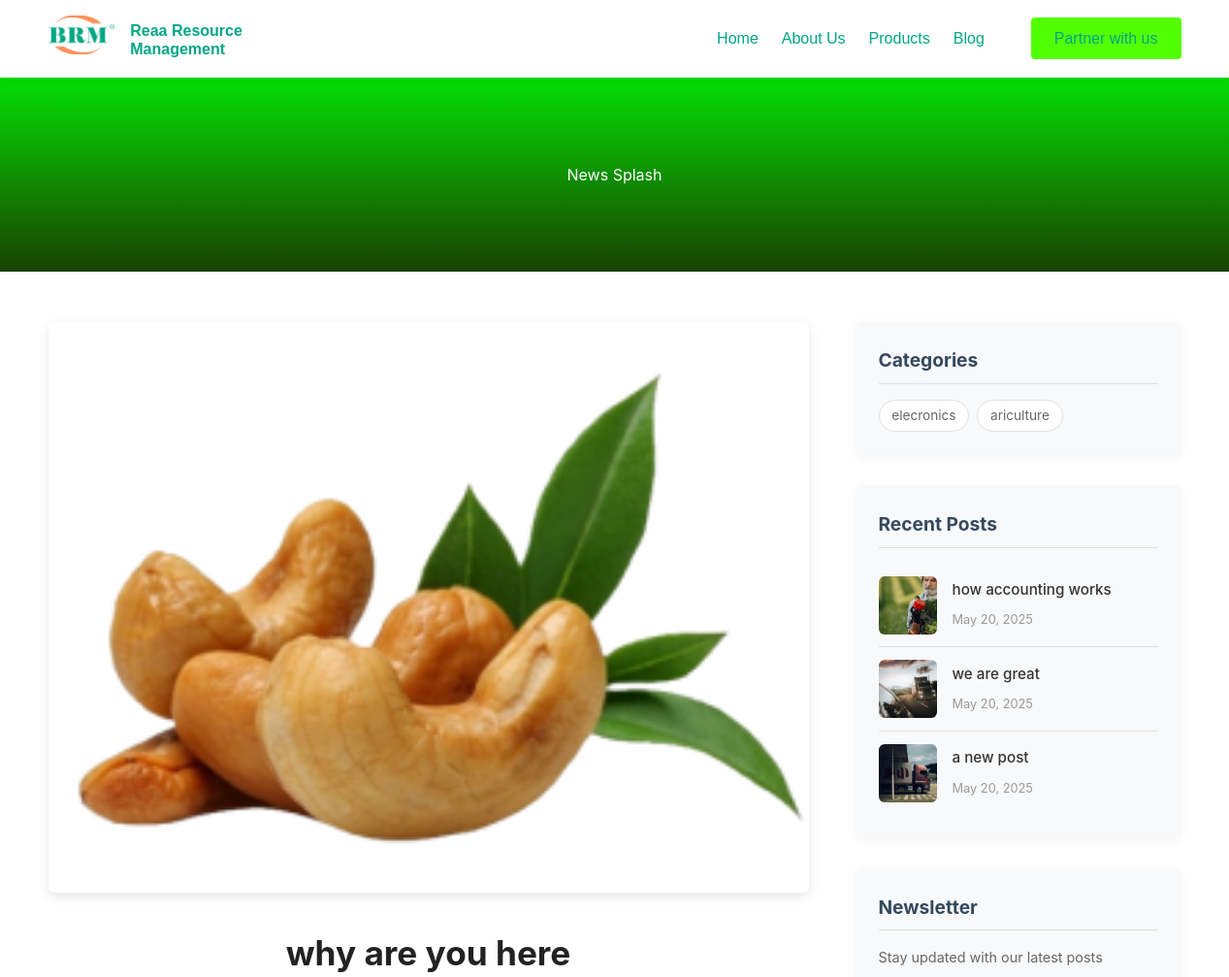
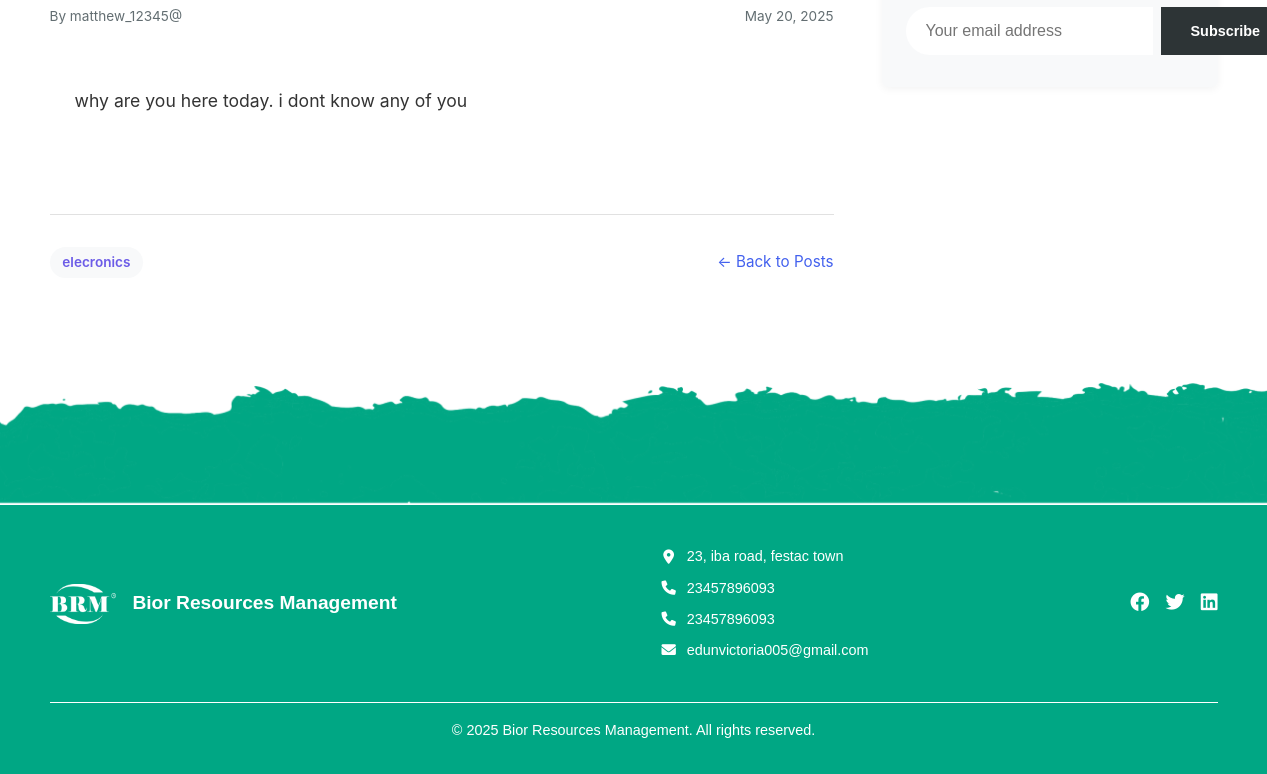
Page /blog/post/why-are-you-here/ on the committed database (2 pictures, top to bottom).
### rearm/models.py (models this page shows, shortened)
class Navbar(models.Model):
    logo = models.ImageField(upload_to='navbar/')  # Stores in `media/navbar/`
    site_name = models.CharField(max_length=100)
    def logo_preview(self):
        if self.logo:
            return mark_safe(f'<img src="{self.logo.url}" width="50" />')
        return "No Logo"
    logo_preview.short_description = 'Preview'

class CompanyInfo(models.Model):
    name = models.CharField(max_length=100)
    logo = models.ImageField(upload_to='company/')
    address = models.TextField()
    phone_number_1 = models.CharField(max_length=20)
    phone_number_2 = models.CharField(max_length=20, blank=True, null=True)
    email = models.EmailField()
    class Meta:
        verbose_name_plural = "Company Info"

class SocialMedia(models.Model):
    PLATFORMS = [
        ('facebook', 'Facebook'),
        ('twitter', 'Twitter'),
        ('instagram', 'Instagram'),
        ('linkedin', 'LinkedIn'),
        ('youtube', 'YouTube'),
    ]
    company = models.ForeignKey(CompanyInfo, on_delete=models.CASCADE, related_name='social_media')
    platform = models.CharField(max_length=20, choices=PLATFORMS)
    url = models.URLField()
    def icon_class(self):
        return f"fab fa-{self.platform}"

### blog/models.py (models this page shows, shortened)
class Post(models.Model):
    title = models.CharField(max_length=200)
    slug = models.SlugField(unique=True, max_length=200)
    author = models.ForeignKey(User, on_delete=models.CASCADE)
    content = CKEditor5Field('Text', config_name='extends')
    featured_image = models.ImageField(upload_to='blog_images/', blank=True, null=True)
    categories = models.ManyToManyField(Category)
    created_at = models.DateTimeField(auto_now_add=True)
    updated_at = models.DateTimeField(auto_now=True)
    is_published = models.BooleanField(default=False)
    class Meta:
        ordering = ['-created_at']
    def get_absolute_url(self):
        return reverse('post_detail', kwargs={'slug': self.slug})

class Category(models.Model):
    name = models.CharField(max_length=100)
    slug = models.SlugField(unique=True)

### blog/views.py (the view)
# urls.py: path('post/<slug:slug>/', PostDetailView.as_view(), name='post_detail'),
class PostDetailView(DetailView):
    model = Post
    template_name = 'blog/post_detail.html'
    context_object_name = 'post'
    def get_context_data(self, **kwargs):
        context = super().get_context_data(**kwargs)
        context['recent_posts'] = Post.objects.filter(is_published=True).exclude(
            id=self.object.id
        ).order_by('-created_at')[:5]
        context['categories'] = Category.objects.all()
        context['newsletter_form'] = NewsletterForm()
        context['contact_form'] = ContactForm()
        return context

### blog/forms.py
class NewsletterForm(forms.ModelForm):
    class Meta:
        model = NewsletterSubscriber
        fields = ['email']
        widgets = {
            'email': forms.EmailInput(attrs={
                'placeholder': 'Your email address',
                'class': 'form-control'
            })
        }

class ContactForm(forms.ModelForm):
    class Meta:
        model = ContactMessage
        fields = ['name', 'email', 'message']
        widgets = {
            'name': forms.TextInput(attrs={'class': 'form-control'}),
            'email': forms.EmailInput(attrs={'class': 'form-control'}),
            'message': forms.Textarea(attrs={
                'class': 'form-control',
                'rows': 4
            }),
        }

### rearm/context_processors.py (called while the page is built)
def global_context(request):
    context = {}
    context['navbar'] = Navbar.objects.first()
    context['hero_sections'] = {
        hero.page: hero for hero in HeroSection.objects.all()
    } if HeroSection.objects.exists() else {}
    context['company'] = CompanyInfo.objects.first()
    context['current_year'] = datetime.now().year
    return context

### blog/templates/blog/post_detail.html (shortened to what this page needs)
{% extends "base.html" %}
{% load static %}
{% block content %}
<div class="news-splash">News Splash</div>
<div class="post-detail-container">
    <main class="post-main-content">
        <article class="post-article">
            {% if post.featured_image %}
            <img src="{{ post.featured_image.url }}" alt="{{ post.title }}" class="post-featured-image">
            {% endif %}
            <header class="post-header">
                <h1 class="post-title">{{ post.title }}</h1>
                <div class="post-meta">
                    <span class="post-author">By {{ post.author }}</span>
                    <span class="post-date">{{ post.created_at|date:"F j, Y" }}</span>
                </div>
            </header>
            <div class="post-content">
                {{ post.content|safe }}
            </div>
            <footer class="post-footer">
                <div class="post-categories">
                    {% for category in post.categories.all %}
                    <a href="{% url 'category_posts' category.slug %}" class="post-category">{{ category.name }}</a>
                    {% endfor %}
                </div>
                <a href="{% url 'post_list' %}" class="back-link">&larr; Back to Posts</a>
            </footer>
        </article>
    </main>
    <aside class="post-sidebar">
        <section class="sidebar-section categories">
            <h2 class="sidebar-title">Categories</h2>
            <div class="category-tags">
                {% for category in categories %}
                <a href="{% url 'category_posts' category.slug %}" class="category-tag">{{ category.name }}</a>
                {% endfor %}
            </div>
        </section>
        <section class="sidebar-section recent-posts">
            <h2 class="sidebar-title">Recent Posts</h2>
            <ul class="recent-posts-list">
                {% for recent in recent_posts %}
                <li class="recent-post">
                    <a href="{{ recent.get_absolute_url }}" class="recent-post-link">
                        {% if recent.featured_image %}
                        <img src="{{ recent.featured_image.url }}" alt="{{ recent.title }}" class="recent-post-image">
                        {% endif %}
                        <div class="recent-post-info">
                            <h3 class="recent-post-title">{{ recent.title }}</h3>
                            <span class="recent-post-date">{{ recent.created_at|date:"M j, Y" }}</span>
                        </div>
                    </a>
                </li>
                {% endfor %}
            </ul>
        </section>
        <section class="sidebar-section newsletter">
            <h2 class="sidebar-title">Newsletter</h2>
            <p class="sidebar-text">Stay updated with our latest posts</p>
            <form class="newsletter-form" id="newsletterForm" method="post" action="{% url 'subscribe_newsletter' %}">
                <input type="email" name="email" placeholder="Your email address" required>
                <button type="submit">Subscribe</button>
            </form>
        </section>
    </aside>
</div>
{% endblock %}

### templates/includes/navbar.html (shortened to what this page needs)
{% load static %}
<nav class="navbar">
  <div class="navbar-container">
    <div class="brand-wrapper">
      {% if navbar %}
        <a href="/" class="navbar-brand">
          <img src="{{ navbar.logo.url }}" alt="{{ navbar.site_name }}" class="logo">
          <span class="site-name">{{ navbar.site_name }}</span>
        </a>
      {% else %}
        <a href="/" class="navbar-brand">
          <img src="{% static 'images/default-logo.png' %}" alt="Default Logo" class="logo">
          <span class="site-name">My Site</span>
        </a>
      {% endif %}
    </div>
    <div class="navbar-links" id="main-nav-links">
      <div class="nav-center">
        <a href="/">Home</a>
        <a href="/about">About Us</a>
        <a href="{% url 'product_list' %}">Products</a>
        <a href="{% url 'post_list_all' %}">Blog</a>
      </div>
      <div class="nav-right">
        <a href="#" class="contact-modal-btn">Partner with us</a>
     </div>
    </div>
  </div>
</nav>

### templates/includes/footer.html
{% load static %}
<div class="footer-grunge">
  <img src="{% static 'img/footerGrunge.png' %}" alt="">
</div>
<footer class="simple-footer">
  <div class="container">
        <div class="footer-content">
            <div class="footer-brand">
                {% if company.logo %}
                <img src="{{ company.logo.url }}" alt="{{ company.name }} Logo" class="footer-logo">
                {% endif %}
                <h3>{{ company.name }}</h3>
            </div>
            <div class="footer-contact">
                <p><i class="fas fa-map-marker-alt"></i> {{ company.address }}</p>
                <p><i class="fas fa-phone"></i> {{ company.phone_number_1 }}</p>
                {% if company.phone_number_2 %}
                <p><i class="fas fa-phone"></i> {{ company.phone_number_2 }}</p>
                {% endif %}
                <p><i class="fas fa-envelope"></i> {{ company.email }}</p>
            </div>
            <div class="footer-social">
                {% for social in company.social_media.all %}
                <a href="{{ social.url }}" target="_blank" rel="noopener noreferrer" aria-label="{{ social.get_platform_display }}">
                <i class="{{ social.icon_class }}"></i>
                </a>
                {% endfor %}
            </div>
        </div>
        <div class="footer-copyright">
        <p>&copy; {{ current_year }} {{ company.name }}. All rights reserved.</p>
        </div>
  </div>
</footer>

### blog/static/blog/css/main.css (style rules this page uses)
body { font-family: Arial, sans-serif; margin: 0; padding: 0; background: #f4f4f4; }
.container { max-width: 1200px; margin: 2rem auto; padding: 1rem; }
h1 { margin-bottom: 1.5rem; font-size: 2rem; text-align: center; }

### static/css/navbar.css (style rules this page uses)
.navbar { background: white; box-shadow: 0 2px 10px rgba(0,0,0,0.1); position: fixed; width: 100%; top: 0; left: 0; z-index: 1000; font-family: 'TT Firs Neue Trl', sans-serif; font-size: 16px; }
.navbar-container { display: flex; justify-content: space-between; align-items: center; max-width: 1200px; margin: 0 auto; padding: 1rem; }
.brand-wrapper { display: flex; align-items: center; }
.logo { height: 40px; margin-right: 12px; }
.site-name { font-weight: 600; color: #00A784; display: inline-block; max-width: 120px; line-height: 1.2; }
.navbar-links { display: flex; align-items: center; gap: 2rem; }
.nav-center { display: flex; gap: 1.5rem; }
.nav-right { margin-left: 1rem; }
.navbar a { color: #00A784; text-decoration: none; font-weight: 500; }

### static/css/services.css (style rules this page uses)
.container { max-width: 1200px; margin: 0 auto; padding: 0 20px; }
h1 { text-align: center; font-size: 2.5rem; color: #2c3e50; margin-bottom: 3rem; }
h2 { font-size: 1.8rem; color: #34495e; margin-bottom: 1rem; }

### static/css/about.css (style rules this page uses)
.container { padding: 0 1.5rem; }

### static/css/footer.css (style rules this page uses)
.footer-grunge { position: relative; top: 5px; }
.footer-grunge img { width: 100%; }
.simple-footer { font-family: 'TT Firs Neue Trl', sans-serif; background: #00A784; color: #fff; padding: 2rem 0; font-size: 0.9rem; }
.container { padding: 0 1rem; }
.footer-content { display: flex; flex-direction: column; margin-bottom: 2rem; }
.footer-brand { display: flex; align-items: center; gap: 1rem; }
.footer-logo { height: 40px; width: auto; }
.footer-brand h3 { margin: 0; font-size: 1.2rem; }
.footer-contact p { margin: 0.5rem 0; display: flex; align-items: center; gap: 0.5rem; }
.footer-contact i { color: white; width: 20px; text-align: center; }
.footer-social { color: #fff; display: flex; gap: 1rem; }
.footer-social a { color: #fff; font-size: 1.2rem; transition: color 0.3s ease; }
.footer-copyright { text-align: center; padding-top: 1rem; border-top: 1px solid #ffffff; color: #a0aec0; }
.footer-copyright p { color: #fff; }
@media (min-width: 768px) { .footer-content { flex-direction: row; justify-content: space-between; align-items: center; } }
@media (min-width: 768px) { .footer-contact { text-align: center; } }

### static/css/products.css (style rules this page uses)
.container { max-width: 1200px; margin: 0 auto; padding: 0 1rem; }

### static/css/modal-contact.css (style rules this page uses)
.contact-modal-btn { background-color: #53ff03; color: white; border: none; padding: 0.8rem 1.5rem; font-size: 1rem; border-radius: 4px; cursor: pointer; transition: all 0.3s ease; }

### static/css/blog.css (style rules this page uses)
:root { --primary: #6C5CE7; --secondary: #A29BFE; --accent: #FD79A8; --dark: #2D3436; --light: #F5F6FA; --gray: #636E72; --light-gray: #DFE6E9; --white: #FFFFFF; --shadow: 0 10px 30px rgba(0,0,0,0.1); --radius: 12px; --transition: all 0.3s ease; }
.post-content { padding: 25px; }
.post-meta { display: flex; justify-content: space-between; font-size: 0.85rem; color: var(--gray); margin-bottom: 15px; }
.post-category { color: var(--primary); font-weight: 600; }
.post-footer { display: flex; justify-content: space-between; align-items: center; }
.newsletter-form { display: flex; }
.newsletter-form input { flex: 1; padding: 15px 20px; border: none; border-radius: 50px 0 0 50px; font-size: 1rem; outline: none; }
.newsletter-form button { padding: 0 30px; background: var(--dark); color: var(--white); border: none; border-radius: 0 50px 50px 0; font-weight: 600; cursor: pointer; transition: var(--transition); }

### rows in the picture
Navbar: logo (picture), site_name "Reaa Resource Management"
Post: featured_image (picture), title "why are you here", author "matthew_12345@", created_at "May 20, 2025", content "why are you here today. i dont know any of you"
Category: name "elecronics"
Category: name "ariculture"
Post: featured_image (picture), title "how accounting works", created_at "May 20, 2025"
Post: featured_image (picture), title "we are great", created_at "May 20, 2025"
Post: featured_image (picture), title "a new post", created_at "May 20, 2025"
CompanyInfo: logo (picture), name "Bior Resources Management", address "23, iba road, festac town", phone_number_1 "23457896093", phone_number_2 "23457896093", email "edunvictoria005@gmail.com"

### other values in the picture
{{ current_year }} "2025"
